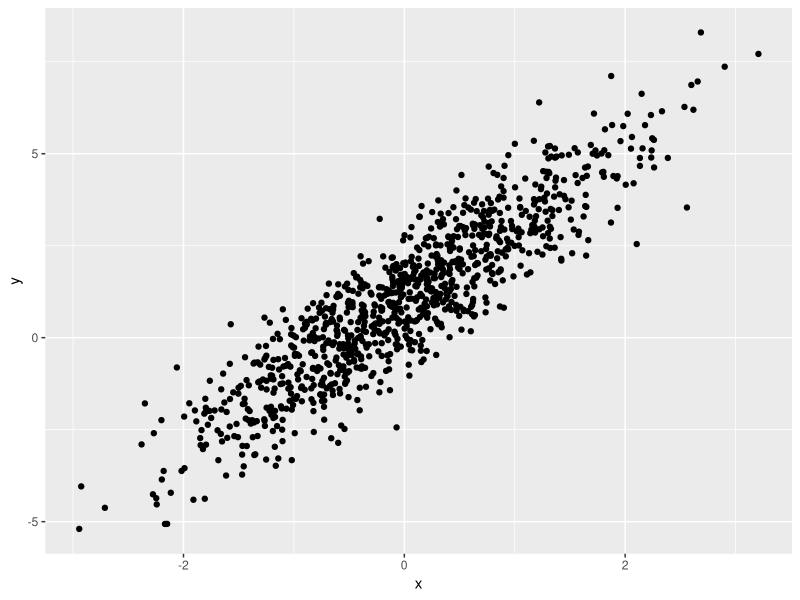
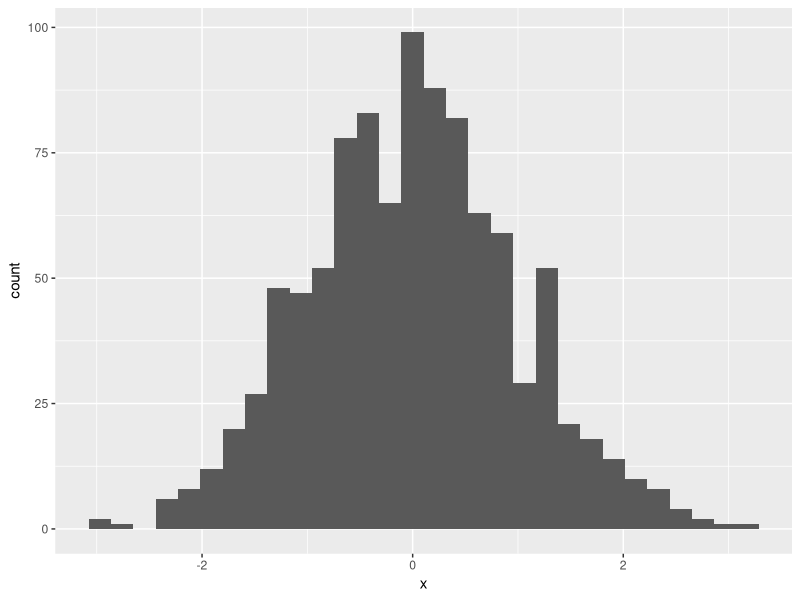
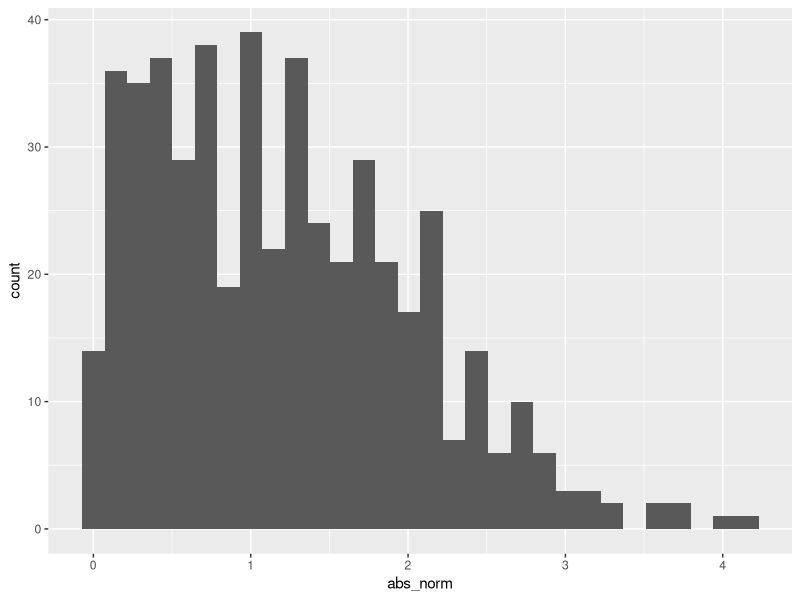

Here is the R script that generated these plots, in order:
## ---- chunk 1
library(tidyverse)
## ---- chunk 2
samp = rnorm(100)
length(samp)
## ---- chunk 3
# option + command + i

plot_df =
  tibble(
    x = rnorm(n = 1000), # rnorm() for a normal distribution
    y = 1 + 2 * x + rnorm(n = 1000)
  )

ggplot(plot_df, aes(x = x, y = y)) + geom_point()
## ---- chunk 4
ggplot(plot_df, aes(x = x)) + geom_histogram()
## ---- chunk 5
la_df =
  tibble(
    norm = rnorm(n = 500, mean = 1),
    logical = norm > 0,
    abs_norm = abs(norm)
  )

ggplot(la_df, aes(x = abs_norm)) + geom_histogram()
